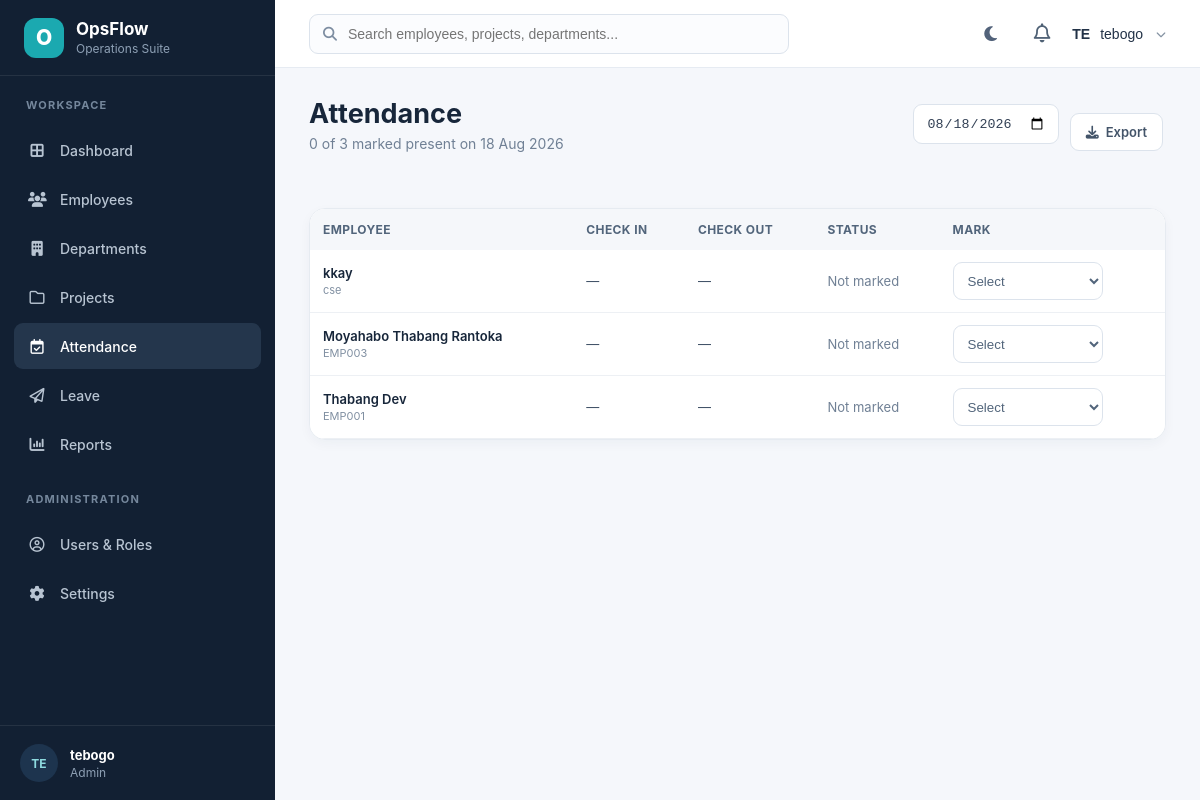
Screenshot of /Attendance/index.php (signed in) with the database file from the repository.
### tables this page shows
CREATE TABLE `employees` (
  `id` int(11) NOT NULL,
  `employee_number` varchar(20) NOT NULL,
  `fullname` varchar(100) NOT NULL,
  `gender` enum('Male','Female') DEFAULT NULL,
  `email` varchar(100) NOT NULL,
  `phone` varchar(20) DEFAULT NULL,
  `department` varchar(100) DEFAULT NULL,
  `position` varchar(100) DEFAULT NULL,
  `salary` decimal(10,2) DEFAULT NULL,
  `hire_date` date DEFAULT NULL,
  `status` enum('Active','Inactive','Leave') DEFAULT 'Active',
  `created_at` timestamp NOT NULL DEFAULT current_timestamp()
);

### Attendance/index.php (the view, shortened to what this page needs)
<?php
require_once("../config/auth.php");require_once("../config/DataBase.php");require_once("../config/permissions.php");requireRole(["Admin","Manager","Employee"]);
$date=$_GET['date']??date('Y-m-d');
$employees=$conn->prepare("SELECT e.id,e.employee_number,e.fullname,a.status,a.check_in,a.check_out FROM employees e LEFT JOIN attendance a ON a.employee_id=e.id AND a.attendance_date=? WHERE e.status<>'Inactive' ORDER BY e.fullname ASC");
$employees->bind_param('s',$date);$employees->execute();$rows=$employees->get_result();
$total=(int)$conn->query("SELECT COUNT(*) total FROM employees WHERE status<>'Inactive'")->fetch_assoc()['total'];
$marked=(int)$conn->query("SELECT COUNT(*) total FROM attendance a INNER JOIN employees e ON e.id=a.employee_id WHERE a.attendance_date='".$conn->real_escape_string($date)."' AND a.status IN ('Present','Late') AND e.status<>'Inactive'")->fetch_assoc()['total'];
?>
<!DOCTYPE html><html lang="en"><head><link rel="stylesheet" href="../Assets/CSS/style.css"><link rel="stylesheet" href="../Assets/CSS/dashboard.css"></head>
<body><div class="dashboard"><?php include("../Includes/sidebar.php"); ?><main class="main-content"><?php include("../Includes/header.php"); ?>
<section class="page-heading"><div class="page-toolbar"><div><h1>Attendance</h1><p><?php echo $marked; ?> of <?php echo $total; ?> marked present on <?php echo date('d M Y',strtotime($date)); ?></p></div><div class="actions"><form class="attendance-toolbar" method="get"><input class="attendance-date" type="date" name="date" value="<?php echo htmlspecialchars($date); ?>" onchange="this.form.submit()"></form><a href="../Reports/exports/export_attendance.php" class="btn btn-light"><i class="fa-solid fa-download"></i> Export</a></div></div></section>
<div class="content-card flush"><table class="attendance-table"><thead><tr><th>Employee</th><th>Check in</th><th>Check out</th><th>Status</th><th>Mark</th></tr></thead><tbody>
<?php while($r=$rows->fetch_assoc()){ ?><tr><td><div class="employee-name"><?php echo htmlspecialchars($r['fullname']); ?></div><span class="employee-no"><?php echo htmlspecialchars($r['employee_number']); ?></span></td><td><?php echo $r['check_in']?htmlspecialchars(substr($r['check_in'],0,5)):'—'; ?></td><td><?php echo $r['check_out']?htmlspecialchars(substr($r['check_out'],0,5)):'—'; ?></td><td><?php if($r['status']){ ?><span class="badge <?php echo attendanceBadge($r['status']); ?>"><?php echo $r['status']==='Leave'?'On Leave':htmlspecialchars($r['status']); ?></span><?php }else{ ?><span class="muted">Not marked</span><?php } ?></td><td><?php if(in_array($_SESSION['role'],['Admin','Manager'],true)){ ?><form action="save.php" method="post"><select class="mark-select" name="status" onchange="this.form.submit()"><option value="">Select</option></select></form><?php }else{ ?><span class="muted">View only</span><?php } ?></td></tr><?php } ?></tbody></table></div>
</main></div></body></html>

### Assets/CSS/style.css (style rules this page uses)
* { box-sizing:border-box }
html,body { margin:0;padding:0 }
body { font-family:Inter,ui-sans-serif,system-ui,-apple-system,BlinkMacSystemFont,"Segoe UI",sans-serif;color:#17263a;background:#f5f7fb }

### Assets/CSS/dashboard.css (style rules this page uses)
.dashboard { min-height:100vh;background:#f5f7fb }
.main-content { margin-left:275px;min-height:100vh;padding:0 34px 50px }
.page-heading { padding:30px 0 24px }
.page-heading h1 { font-size:27px;line-height:1.15;color:#17263a;margin:0 }
.page-heading p { margin-top:6px;color:#708095;font-size:14px }
table { width:100%;border-collapse:collapse;background:#fff }
table thead { background:#f5f7fa;color:#52657b }
table th { padding:13px;text-align:left;font-size:12px;text-transform:uppercase;letter-spacing:.4px }
table td { padding:13px;border-bottom:1px solid #edf0f4;color:#435469;font-size:13px }
.btn { display:inline-flex;align-items:center;justify-content:center;gap:7px;padding:10px 15px;border-radius:9px;text-decoration:none;font-weight:600;font-size:13px;margin:3px;border:0;cursor:pointer }
.btn-light { background:#fff;color:#435469;border:1px solid #dce3ec }
.content-card { background:#fff;border:1px solid #e6ebf1;border-radius:16px;box-shadow:0 4px 12px rgba(21,42,64,.04);padding:18px;margin-bottom:20px }
.content-card.flush { padding:0;overflow:hidden }
.page-toolbar { display:flex;align-items:center;justify-content:space-between;gap:16px;margin-bottom:18px }
.page-toolbar .actions { display:flex;align-items:center;gap:8px }
.muted { color:#708095;font-size:13px }
.attendance-toolbar { display:flex;align-items:center;justify-content:flex-end;gap:10px;margin-bottom:16px }
.attendance-date { height:40px;padding:0 12px;border:1px solid #dce3ec;border-radius:9px;background:#fff;color:#334155 }
.mark-select { height:38px;min-width:150px;padding:0 10px;border:1px solid #dce3ec;border-radius:9px;background:#fff;color:#52657b }
.attendance-table td { padding:12px 13px }
.attendance-table .employee-name { font-weight:600;color:#17263a }
.attendance-table .employee-no { display:block;font-size:11px;color:#8190a2;margin-top:2px }

### rows the page displays
employees: fullname "kkay", employee_number "cse"
employees: fullname "Moyahabo Thabang Rantoka", employee_number "EMP003"
employees: fullname "Thabang Dev", employee_number "EMP001"

### other values shown
substr($_SESSION["fullname"] ?? "U", 0, 2) "TE"
$_SESSION["fullname"] "tebogo"
$role "Admin"
$marked "0"
$total "3"
